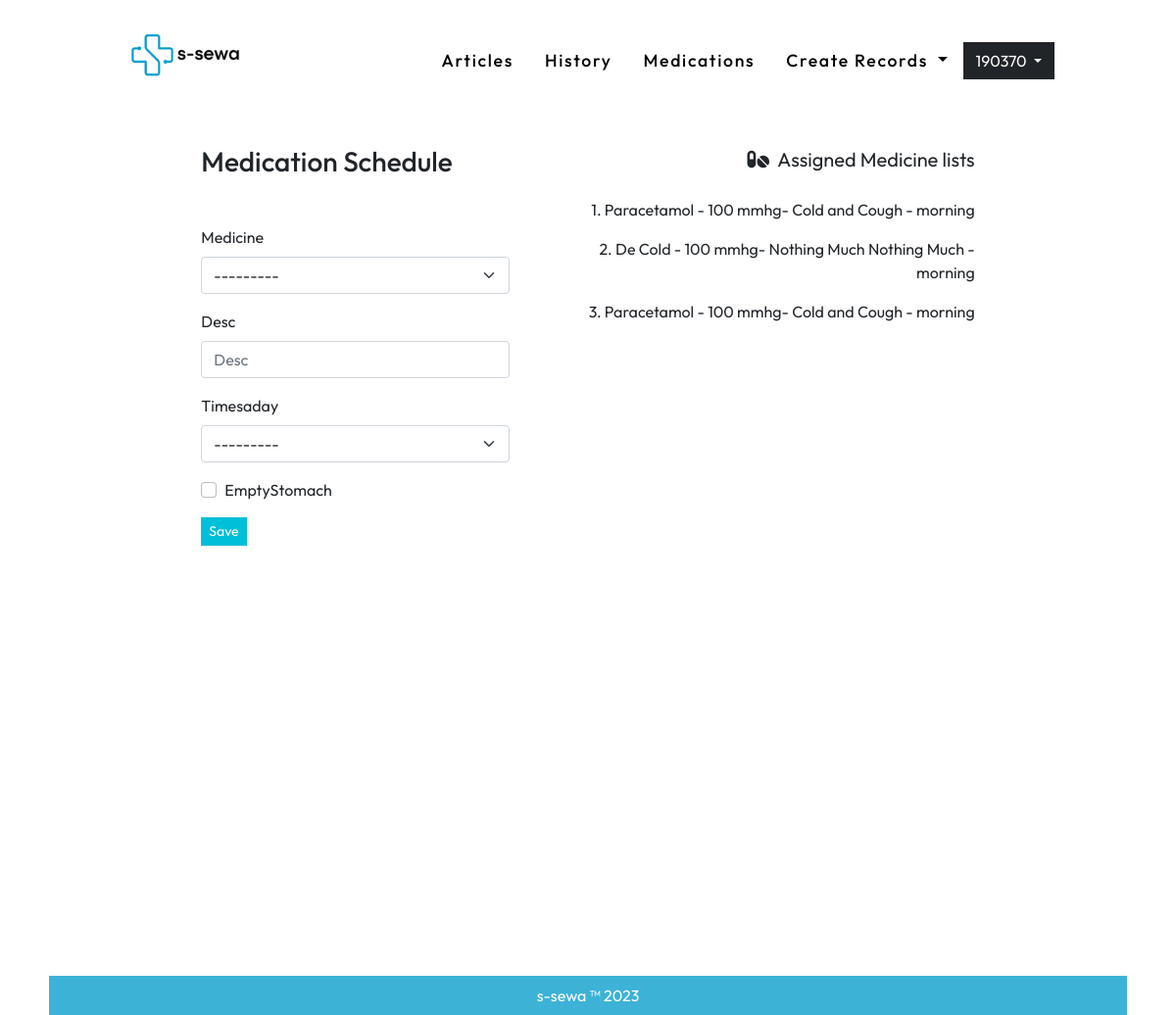
The app's page /medications/add/ (signed in) with its own data.
### user_auth/models.py (models this page shows, shortened)
class User(AbstractUser):
    username = None#models.CharField(max_length=255, null=True, blank=True)
    email = models.EmailField(
        verbose_name='email address',
        max_length=255,
        unique=True,
    )
    user_verification = models.BooleanField(default=False) #initially this field is false but will se chan
    is_active = models.BooleanField(default=False)
    is_staff = models.BooleanField(default=False) # a admin user; non super-user
    is_admin = models.BooleanField(default=False)
    is_institution = models.BooleanField(default=False)
    is_patient = models.BooleanField(default=False)
    document = models.FileField(null=True, upload_to='useruploads/')
    USERNAME_FIELD = 'email'
    REQUIRED_FIELDS = [] #emaila nd password are required fields and first name and last name is inherited from the user creation model
    object = UserManager()
    @property
    def username(self):
        return self.email.split('@')[0]

### medication/models.py (models this page shows, shortened)
class MedicineMedicationSchedule(models.Model):
    TIME_CHOICES = (
    ('morning', 'Morning'),
    ('morning&evening', 'Morning & Evening'),
     ('morning&afternoon&evening','Morning, Afternoon & Evening'),
    )
    medicationSchedule = models.ForeignKey(MedicationSchedule, on_delete=models.CASCADE)
    medicine = models.ForeignKey(Medicine, on_delete=models.CASCADE)
    desc = models.CharField(max_length=2000, null=True)
    timesaday= models.CharField(null=False, max_length=50, choices=TIME_CHOICES)
    emptyStomach = models.BooleanField(default=False)

class Medicine(models.Model):
    name = models.CharField(max_length=200, null=False)
    desc = models.TextField(null=True)
    dose = models.CharField(max_length=100, null=False)
    price =  models.IntegerField(null=False)
    def __str__(self):
        return ("{} - {} mmhg".format(self.name,str(self.dose)))

### medication/views.py (the view, shortened to what this page needs)
# urls.py: path('add/', AddMedicationSchedule.as_view(), name='addmedication' ),
class AddMedicationSchedule(LoginRequiredMixin,CreateView):
    template_name='medication/addmedication.html'
    model = MedicineMedicationSchedule
    fields =['medicine','desc','timesaday','emptyStomach']
    def get_context_data(self, **kwargs):
        context = super(AddMedicationSchedule, self).get_context_data(**kwargs)
        medScd = MedicationSchedule.objects.filter(created_by = self.request.user).last()
        medicines = MedicineMedicationSchedule.objects.filter(medicationSchedule=medScd).order_by('-id')
        context.update({ "medicines":medicines})
        return context

### templates/medication/addmedication.html (shortened to what this page needs)
{% extends '../base.html' %} {% load static %} {% load django_bootstrap5 %}
{%block bodyblock%}
<div class="container-fluid px-0 mx-0 homediv">
  <div class="container col-lg-10 mx-auto mt-4">
    <div class="row col-lg-10 mx-auto">
      <div class="col-lg-5">
        <h3 class="mb-5">Medication Schedule</h3>
        <form method="post">
          {% bootstrap_form form layout='floating' %}
          <button type="submit" class="btn btn-sm btn-primary">Save</button>
        </form>
      </div>
      <div class="col ms-3 ">
        <p class="text-end fs-5 mb-4">
          <i class="fa-solid fa-pills"></i> &nbsp;Assigned Medicine lists
        </p>
        {% for i in medicines%}
        <div class="cursor text-end mb-3 ">
          <span>{{forloop.counter}}. </span>
          <span>{{i.medicine.name}} - </span>
          <span>{{i.medicine.dose}} mmhg- </span>
          <span>{{i.desc}} - </span>
          <span>{{i.timesaday}}</span>
        </div>
        {%empty%}
        <p class="text-end p-5 text-muted">No assignments</p>
        {%endfor%}
      </div>
    </div>
  </div>
</div>
{%endblock%}

### templates/navbar.html (shortened to what this page needs)
{% load static %}
<div class="container-fluid px-0 mx-0  ">
    <div class="container col-lg-10 py-3">
      <nav class="navbar navbar-expand-lg">
        <div class="container-fluid">
          <a class=" text-decoration-none logo" href="/"><img class="mb-3 me-2" height="60" src="{% static 'images/logo.png'%}" >
          </a>
          <div class="collapse navbar-collapse" id="navbarSupportedContent">
            {% if user.is_authenticated %}
            <ul class="navbar-nav ms-auto mb-2 mb-lg-0">
              <li class="nav-item me-3">
                <a class="nav-link {{article_page}} " href="/articles">Articles</a>
              </li>
              <li class="nav-item me-3">
                <a class="nav-link {{history_page}}" href="{% url 'records:list'%}">History</a>
              </li>
              <li class="nav-item me-3">
                <a class="nav-link {{medication_page}} " href="{% url 'medication:medicationlist'%}" >Medications</a>
              </li>
              {% if request.user.is_patient %}
              <li class="nav-item me-3">
                <a class="nav-link {{homepage}}" aria-current="page" href="{%url 'qrapp:qr'%}"
                  >QR</a
                >
              </li>
              {% else %}
              <li class="nav-item dropdown me-2">
                <a class="nav-link dropdown-toggle" href="#" id="navbarDropdownMenuLink" role="button" data-bs-toggle="dropdown" aria-expanded="false">
                  Create Records
                </a>
              </li>
              {%endif%}
            </ul>
            <div class="dropdown">
              <a
                class="btn btn-dark dropdown-toggle"
                href="#"
                role="button"
                id="dropdownMenuLink"
                data-bs-toggle="dropdown"
                aria-expanded="false"
              >
                {{user.username}}
              </a>
            </div>
            {%endif%}
          </div>
        </div>
      </nav>
    </div>
  </div>

### static/css/style.css (style rules this page uses)
* { box-sizing: border-box; font-family: "Outfit", sans-serif; scroll-behavior: smooth; }
html, body { height: 100%; }
.homediv { min-height: calc(100% ) !important; }
.btn { border-radius: 0px !important; }
.nav-link { font-size: 1.1rem; font-weight: 500; letter-spacing: 1.7px; color: #000; transition: 0.78s; }
.logo { font-size: 1.5rem; font-weight: 600; letter-spacing: 1.7px; color: #000; transition: 0.78s; }
.btn-primary { background-color: #00bfd8 !important; color: #ffffff !important; border: none; }

### records on screen
User: username "190370"
MedicineMedicationSchedule: medicine.name "Paracetamol", medicine.dose "100", desc "Cold and Cough", timesaday "morning"
MedicineMedicationSchedule: medicine.name "De Cold", medicine.dose "100", desc "Nothing Much Nothing Much", timesaday "morning"
MedicineMedicationSchedule: medicine.name "Paracetamol", medicine.dose "100", desc "Cold and Cough", timesaday "morning"
